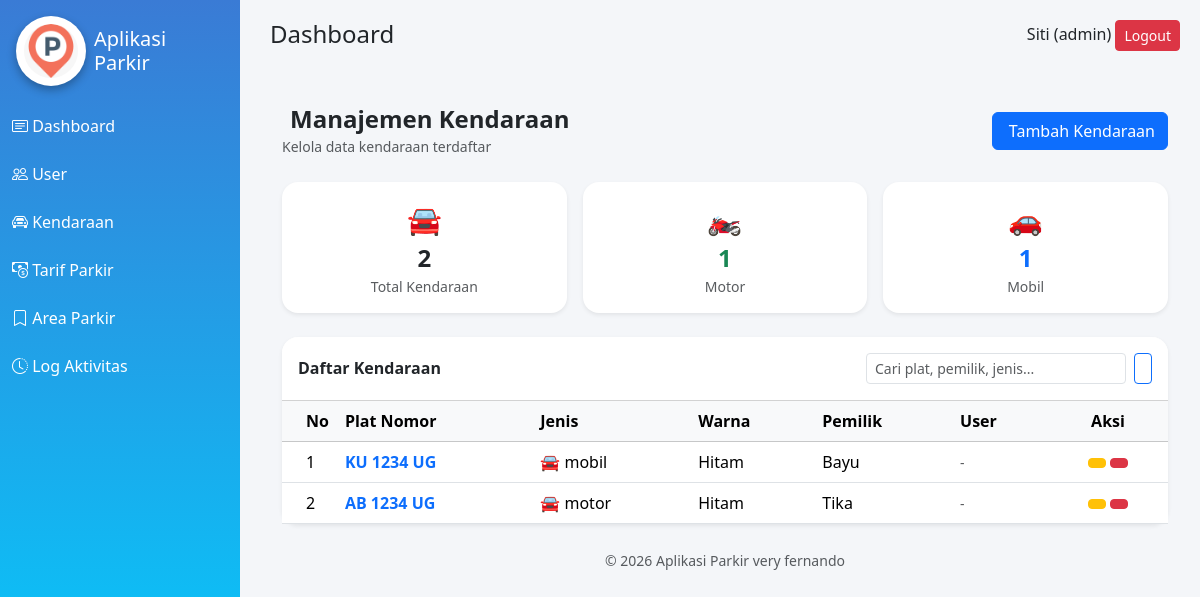
Page /very-aplikasi-parkir/kendaraan/index.php (signed in) on the committed database.
### tables this page shows
CREATE TABLE `tb_kendaraan` (
  `id_kendaraan` int(11) NOT NULL,
  `plat_nomor` varchar(15) DEFAULT NULL,
  `jenis_kendaraan` varchar(20) DEFAULT NULL,
  `warna` varchar(20) DEFAULT NULL,
  `pemilik` varchar(100) DEFAULT NULL,
  `id_user` int(11) DEFAULT NULL
);

### very-aplikasi-parkir/kendaraan/index.php (the view, shortened to what this page needs)
<?php
include '../config/koneksi.php';
include '../template/header.php';
include '../template/sidebar.php';
include '../template/navbar.php';
$cari  = isset($_GET['cari']) ? mysqli_real_escape_string($conn, $_GET['cari']) : '';
$where = $cari ? "WHERE plat_nomor LIKE '%$cari%'
                     OR pemilik LIKE '%$cari%'
                     OR jenis_kendaraan LIKE '%$cari%'
                     OR warna LIKE '%$cari%'" : '';
$per_halaman   = 10;
$halaman       = isset($_GET['halaman']) ? intval($_GET['halaman']) : 1;
$offset        = ($halaman - 1) * $per_halaman;
$query = mysqli_query($conn, "
    SELECT k.*, u.nama_lengkap
    FROM tb_kendaraan k
    LEFT JOIN tb_user u ON k.id_user = u.id_user
    $where
    ORDER BY k.id_kendaraan DESC
    LIMIT $per_halaman OFFSET $offset
");
$stat_semua = mysqli_fetch_assoc(mysqli_query($conn, "SELECT COUNT(*) as jml FROM tb_kendaraan"))['jml'];
$stat_motor = mysqli_fetch_assoc(mysqli_query($conn, "SELECT COUNT(*) as jml FROM tb_kendaraan WHERE jenis_kendaraan='Motor'"))['jml'];
$stat_mobil = mysqli_fetch_assoc(mysqli_query($conn, "SELECT COUNT(*) as jml FROM tb_kendaraan WHERE jenis_kendaraan='Mobil'"))['jml'];
?>
<div class="content-wrapper">
  <div class="container-fluid py-4">
    <div class="d-flex justify-content-between align-items-center mb-4">
      <div>
        <h4 class="fw-bold mb-0"><i class="fas fa-car me-2 text-primary"></i>Manajemen Kendaraan</h4>
        <small class="text-muted">Kelola data kendaraan terdaftar</small>
      </div>
      <a href="tambah.php" class="btn btn-primary">
        <i class="fas fa-plus me-1"></i> Tambah Kendaraan
      </a>
    </div>
    <div class="row g-3 mb-4">
      <div class="col-6 col-md-4">
        <div class="card border-0 shadow-sm rounded-4 text-center py-3">
          <div class="fs-3">🚘</div>
          <div class="fw-bold fs-4"><?= $stat_semua ?></div>
          <small class="text-muted">Total Kendaraan</small>
        </div>
      </div>
      <div class="col-6 col-md-4">
        <div class="card border-0 shadow-sm rounded-4 text-center py-3">
          <div class="fs-3">🏍️</div>
          <div class="fw-bold fs-4 text-success"><?= $stat_motor ?></div>
          <small class="text-muted">Motor</small>
        </div>
      </div>
      <div class="col-6 col-md-4">
        <div class="card border-0 shadow-sm rounded-4 text-center py-3">
          <div class="fs-3">🚗</div>
          <div class="fw-bold fs-4 text-primary"><?= $stat_mobil ?></div>
          <small class="text-muted">Mobil</small>
        </div>
      </div>
    </div>
    <div class="card shadow-sm border-0 rounded-4">
      <div class="card-header bg-white py-3 d-flex justify-content-between align-items-center rounded-top-4">
        <span class="fw-semibold">Daftar Kendaraan</span>
        <form method="GET" class="d-flex gap-2">
          <input type="text" name="cari" class="form-control form-control-sm"
                 placeholder="Cari plat, pemilik, jenis..."
                 value="<?= htmlspecialchars($cari) ?>" style="width:260px">
          <button class="btn btn-sm btn-outline-primary"><i class="fas fa-search"></i></button>
        </form>
      </div>
      <div class="card-body p-0">
        <div class="table-responsive">
          <table class="table table-hover align-middle mb-0">
            <thead class="table-light">
              <tr>
                <th class="ps-4" style="width:50px">No</th>
                <th>Plat Nomor</th>
                <th>Jenis</th>
                <th>Warna</th>
                <th>Pemilik</th>
                <th>User</th>
                <th class="text-center" style="width:120px">Aksi</th>
              </tr>
            </thead>
            <tbody>
              <?php
              $no = $offset + 1;
              if ($query && mysqli_num_rows($query) > 0):
                while ($row = mysqli_fetch_assoc($query)):
                  $icon = ['Motor'=>'🏍️','Mobil'=>'🚗','Truk'=>'🚛','Bus'=>'🚌','Sepeda'=>'🚲'];
                  $ic   = $icon[$row['jenis_kendaraan']] ?? '🚘';
              ?>
              <tr>
                <td class="ps-4"><?= $no++ ?></td>
                <td><span class="fw-bold text-primary"><?= htmlspecialchars($row['plat_nomor'] ?? '-') ?></span></td>
                <td><?= $ic ?> <?= htmlspecialchars($row['jenis_kendaraan'] ?? '-') ?></td>
                <td><?= htmlspecialchars($row['warna'] ?? '-') ?></td>
                <td><?= htmlspecialchars($row['pemilik'] ?? '-') ?></td>
                <td><small class="text-muted"><?= htmlspecialchars($row['nama_lengkap'] ?? '-') ?></small></td>
                <td class="text-center">
                  <a href="edit.php?id=<?= $row['id_kendaraan'] ?>"
                     class="btn btn-sm btn-warning text-white" title="Edit">
                  </a>
                  <a href="index.php?aksi=hapus&id=<?= $row['id_kendaraan'] ?>"
                     class="btn btn-sm btn-danger" title="Hapus"
                     onclick="return confirm('Yakin ingin menghapus kendaraan <?= htmlspecialchars($row['plat_nomor'], ENT_QUOTES) ?>?')">
                  </a>
                </td>
              </tr>
              <?php endwhile; endif; ?>
            </tbody>
          </table>
        </div>
      </div>
    </div>
  </div>
</div>
<?php include '../template/footer.php'; ?>

### very-aplikasi-parkir/template/header.php (style rules this page uses)
body { background:#f4f6f9; }
.card { border-radius:12px; box-shadow:8 4px 10px rgba(0,0,0,0.1); }

### rows in the picture
tb_kendaraan: plat_nomor "KU 1234 UG", jenis_kendaraan "🚘", jenis_kendaraan "mobil", warna "Hitam", pemilik "Bayu", nama_lengkap "-"
tb_kendaraan: plat_nomor "AB 1234 UG", jenis_kendaraan "🚘", jenis_kendaraan "motor", warna "Hitam", pemilik "Tika", nama_lengkap "-"

### other values in the picture
$_SESSION['nama'] "Siti"
$_SESSION['role'] "admin"
$stat_semua "2"
$stat_motor "1"
$stat_mobil "1"
